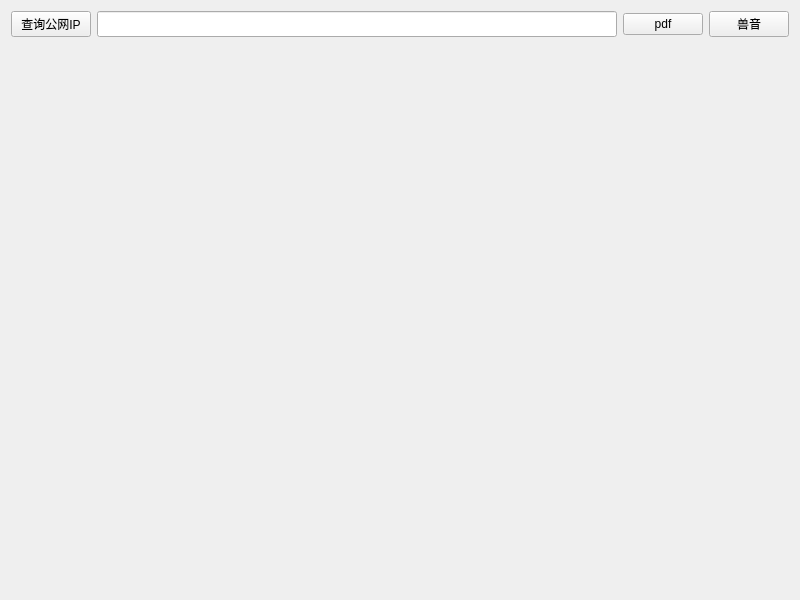
<?xml version="1.0" encoding="UTF-8"?>
<ui version="4.0">
 <class>Widget</class>
 <widget class="QWidget" name="Widget">
  <property name="geometry">
   <rect>
    <x>0</x>
    <y>0</y>
    <width>800</width>
    <height>600</height>
   </rect>
  </property>
  <property name="windowTitle">
   <string>Widget</string>
  </property>
  <layout class="QVBoxLayout" name="verticalLayout">
   <item>
    <layout class="QHBoxLayout" name="horizontalLayout">
     <item>
      <widget class="QPushButton" name="pushButton">
       <property name="minimumSize">
        <size>
         <width>0</width>
         <height>0</height>
        </size>
       </property>
       <property name="maximumSize">
        <size>
         <width>16777215</width>
         <height>50</height>
        </size>
       </property>
       <property name="text">
        <string>查询公网IP</string>
       </property>
      </widget>
     </item>
     <item>
      <widget class="QLineEdit" name="lineEdit">
       <property name="maximumSize">
        <size>
         <width>16777215</width>
         <height>50</height>
        </size>
       </property>
       <property name="readOnly">
        <bool>true</bool>
       </property>
      </widget>
     </item>
     <item>
      <widget class="QPushButton" name="pushButton_2">
       <property name="text">
        <string>pdf</string>
       </property>
      </widget>
     </item>
     <item>
      <widget class="QPushButton" name="pushButton_3">
       <property name="text">
        <string>兽音</string>
       </property>
      </widget>
     </item>
    </layout>
   </item>
   <item>
    <widget class="QWidget" name="widget" native="true"/>
   </item>
  </layout>
 </widget>
 <resources/>
 <connections/>
</ui>
